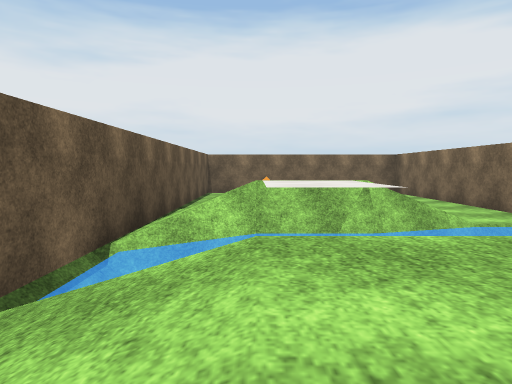
view 1 (above)

20 first-person views from a walk through a scene from a Unity 3-D project. The camera is 0.51 m above the floor, tilts 4° down and sees 75° across. The floor is counted in squares, 2 m on a side. Each view is taken from the middle of a square. On the plan, view 1 faces up. The plan holds only what a view shows up to about 9 squares ahead; the rest is blank. The place goes on beyond the plan. Some animated figures are not drawn. Door leaves are left out, so doorways stand open. Surface patterns are stand-ins for the level's own textures.

view 2
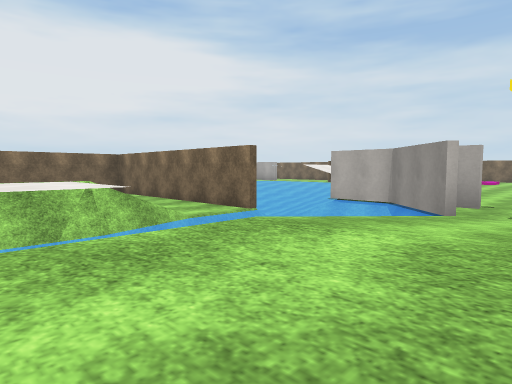

view 3
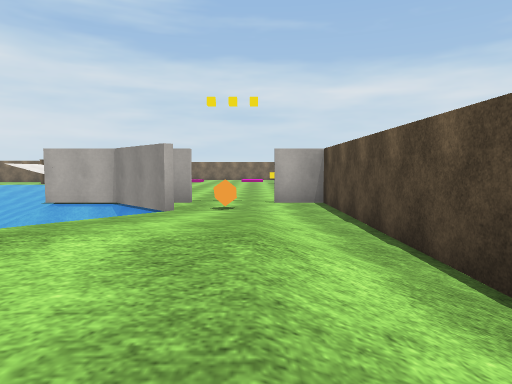

view 4
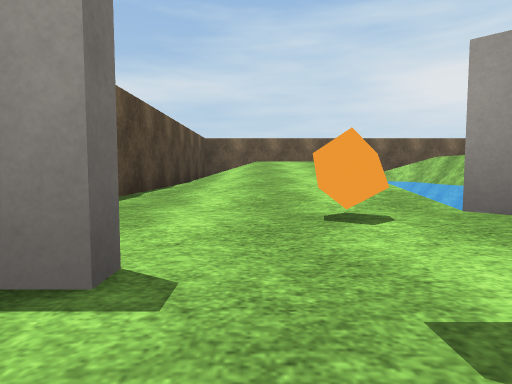

view 5
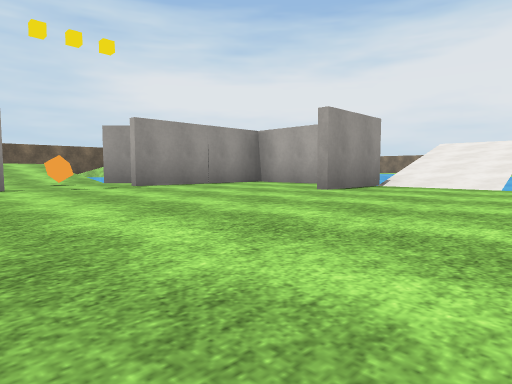

view 6
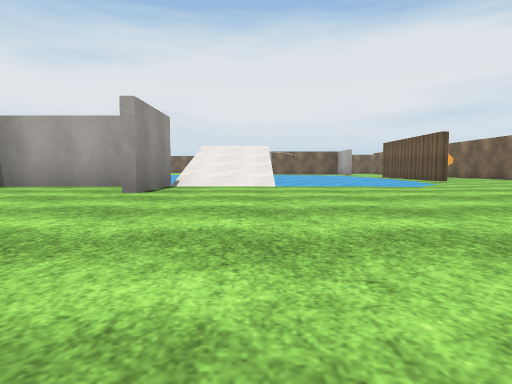

view 7
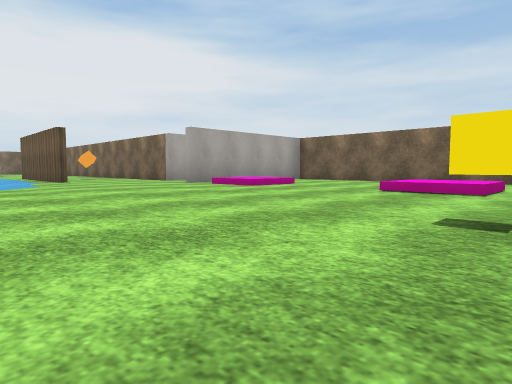

view 8
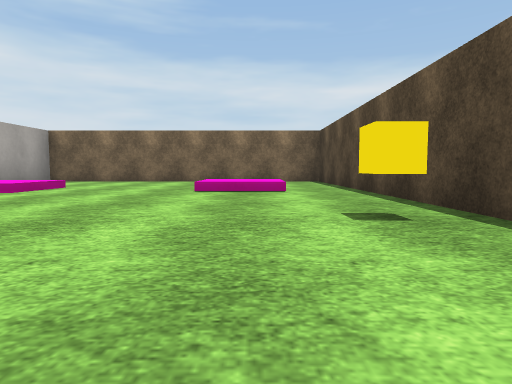

view 9
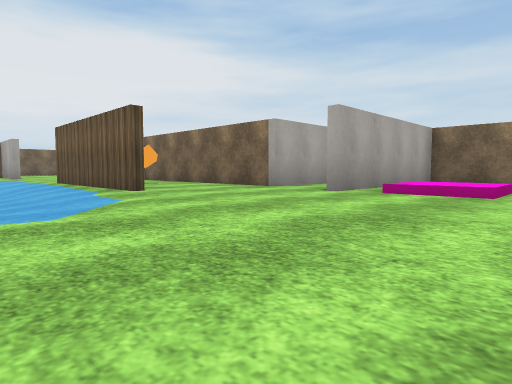

view 10
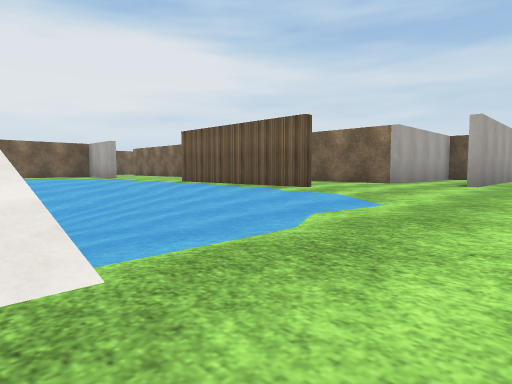

view 11
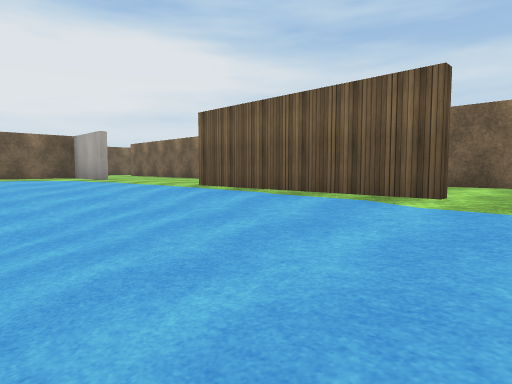

view 12
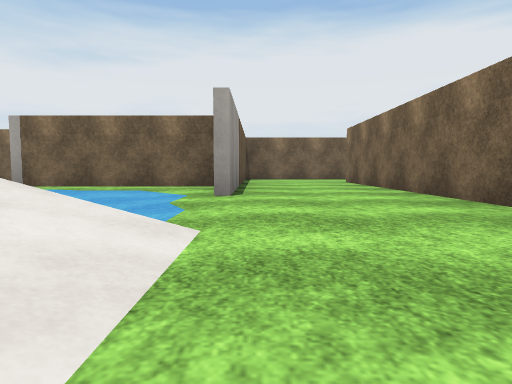

view 13
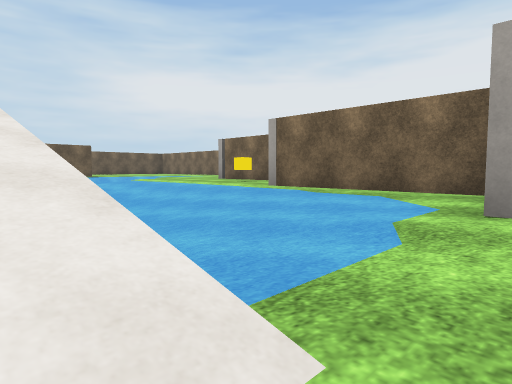

view 14
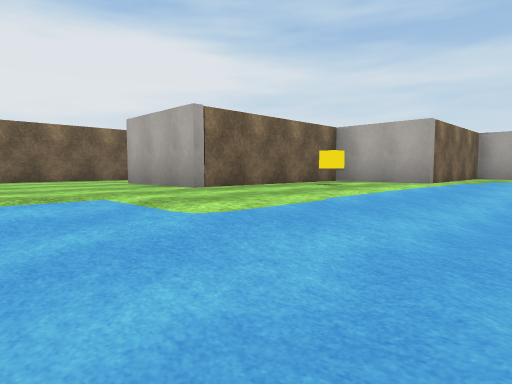

view 15
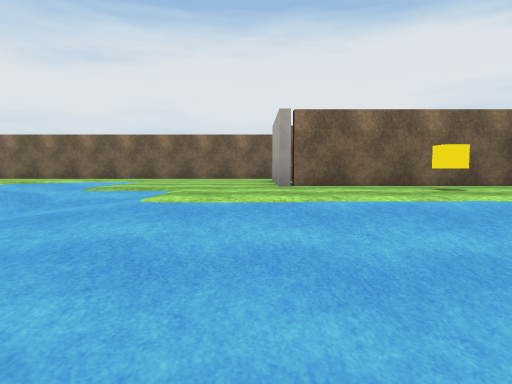

view 16
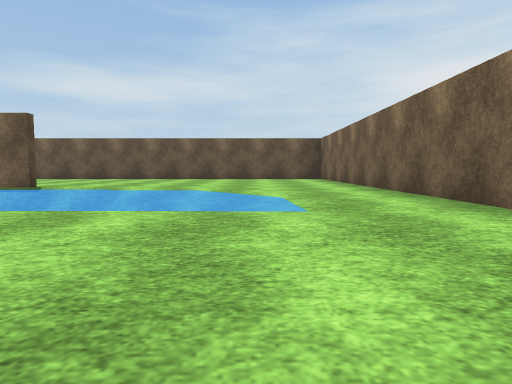

view 17
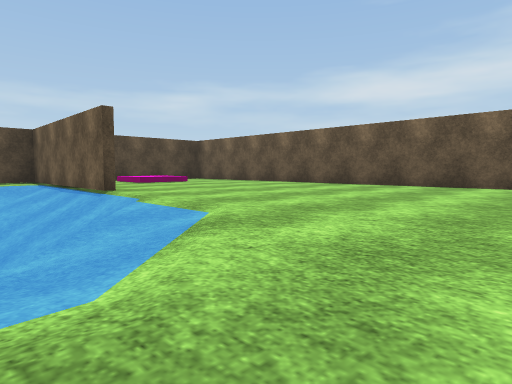

view 18
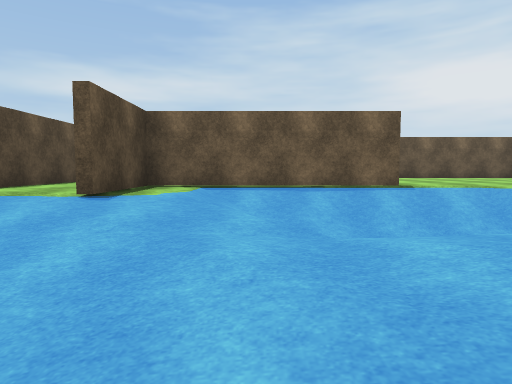

view 19
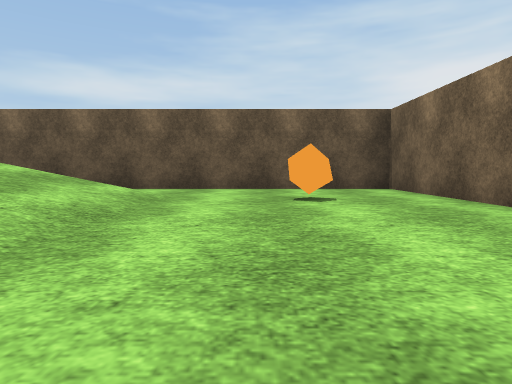

view 20
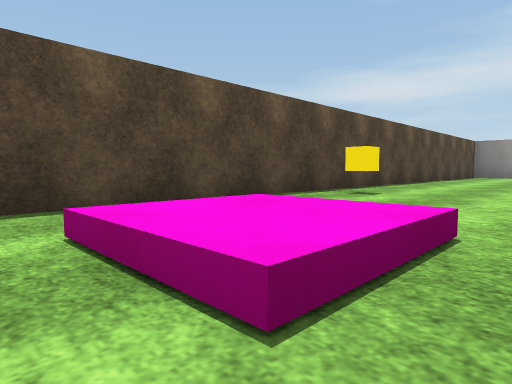

### Floor plan
Key: @ floor where view 1 was taken; # wall or solid block; . main floor; : floor 0.05 m higher than the main floor; - floor 0.05 m lower than the main floor; + floor 0.15 m higher than the main floor; * floor 0.75 m higher than the main floor; / step, stairs or slope; D open door; ^ raised ledge; C orange cube; O other object.
Columns run from 2 left of view 1 to 19 right of it. Each row starts with its distance up from view 1.
 19 ###########
 18 #........DD
 17 #.....-...#     ###
 16 #....--...####  #.D
 15 #....- ....O.#  #.#
 14 #....- --....####.#
 13 #...#- ---------#.#
 12 #..^#-----   ---..#
 11 #.  #-----    --..#
 10   ####^        /..#
  9 ######^        /..#
  8 #.....#        -###
  7 #.C...#       --#.#
  6 #.///.#    -----#.#
  5 #/// .#    //---...##
  4 #////.# ####/--.:.####
  3 #/--    #..#...::.^..#
  2 #/--   ##......:.....#
  1 #//*///CD............#
  0 #/@////.D.........^..#
 -1 #+/////.#.......O....#
 -2  #####################

Where each view was taken, in squares from view 1:
view 1: 0 up, 0 right, facing up
view 2: 0 up, 0 right, facing up-right
view 3: 0 up, 0 right, facing right
view 4: 0 up, 7 right, facing left
view 5: 1 down, 11 right, facing up-left
view 6: 1 down, 10 right, facing up
view 7: 1 down, 12 right, facing up-right
view 8: 0 up, 12 right, facing right
view 9: 2 up, 12 right, facing up-right
view 10: 3 up, 10 right, facing up-right
view 11: 5 up, 11 right, facing up-right
view 12: 9 up, 14 right, facing up
view 13: 10 up, 14 right, facing up-left
view 14: 12 up, 5 right, facing up-right
view 15: 11 up, 7 right, facing up
view 16: 17 up, 7 right, facing left
view 17: 18 up, 4 right, facing down-left
view 18: 12 up, 7 right, facing left
view 19: 7 up, 3 right, facing left
view 20: 1 up, 17 right, facing down-left
